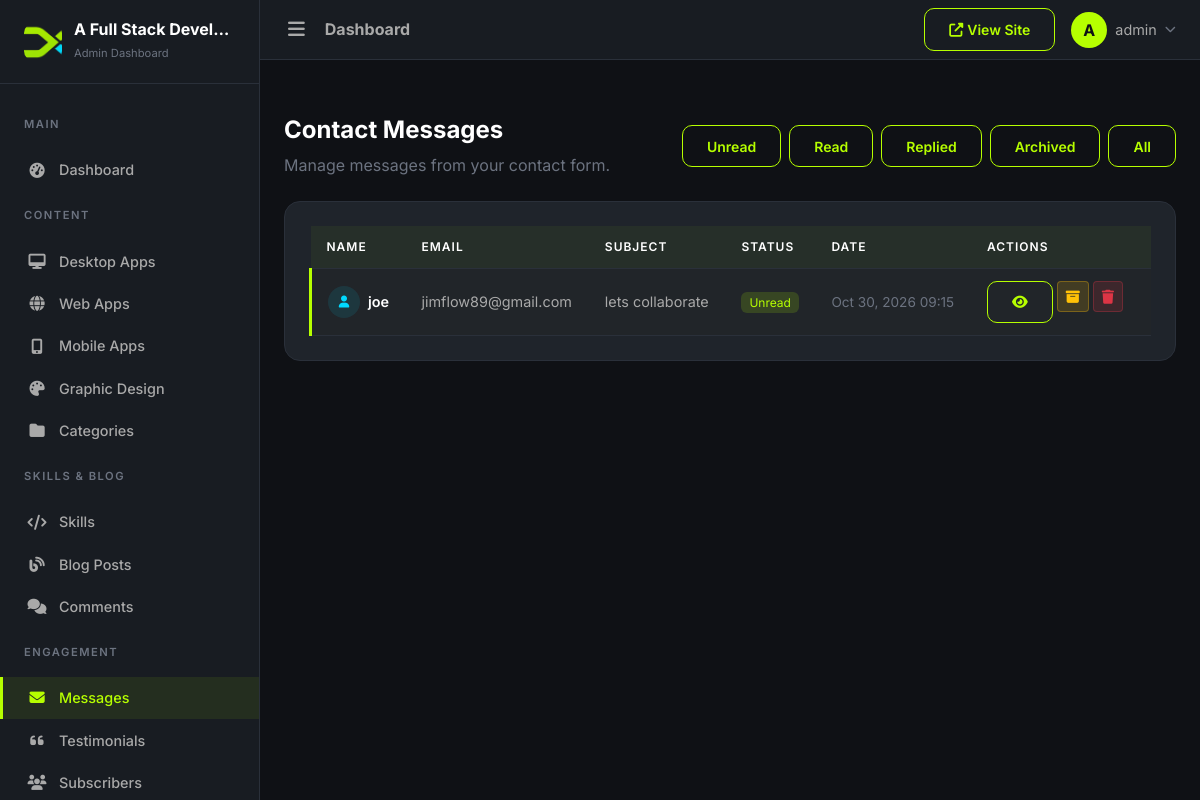
/dashboard/messages/ (signed in), run on the app's committed database.
### apps/core/models.py (models this page shows, shortened)
class SiteSettings(models.Model):
    site_name = models.CharField(max_length=200, default='DevPortfolio')
    site_tagline = models.CharField(max_length=300, blank=True)
    logo = models.ImageField(upload_to='uploads/site/', blank=True, null=True)
    favicon = models.ImageField(upload_to='uploads/site/', blank=True, null=True)
    hero_title = models.CharField(max_length=300, blank=True)
    hero_subtitle = models.TextField(blank=True)
    hero_cta_text = models.CharField(max_length=100, default='View Portfolio')
    hero_cta_url = models.CharField(max_length=300, default='/portfolio/')
    about_image = models.ImageField(upload_to='uploads/site/', blank=True, null=True)
    footer_text = models.TextField(blank=True)
    meta_title = models.CharField(max_length=200, blank=True)
    meta_description = models.TextField(blank=True)
    meta_keywords = models.TextField(blank=True)
    og_image = models.ImageField(upload_to='uploads/site/', blank=True, null=True)
    google_analytics_code = models.TextField(blank=True)
    email = models.EmailField(blank=True)
    phone = models.CharField(max_length=20, blank=True)
    address = models.TextField(blank=True)
    github_url = models.URLField(blank=True)
    linkedin_url = models.URLField(blank=True)
    twitter_url = models.URLField(blank=True)
    youtube_url = models.URLField(blank=True)
    facebook_url = models.URLField(blank=True)
    instagram_url = models.URLField(blank=True)
    updated_at = models.DateTimeField(auto_now=True)
    class Meta:
        verbose_name = 'Site Settings'
        verbose_name_plural = 'Site Settings'
    @classmethod
    def load(cls):
        obj, created = cls.objects.get_or_create(pk=1)
        return obj

### apps/accounts/models.py (models this page shows, shortened)
class User(AbstractUser):
    email = models.EmailField(unique=True)
    bio = models.TextField(blank=True)
    avatar = models.ImageField(upload_to='avatars/', blank=True, null=True)
    job_title = models.CharField(max_length=200, blank=True)
    phone = models.CharField(max_length=20, blank=True)
    location = models.CharField(max_length=200, blank=True)
    website = models.URLField(blank=True)
    github = models.URLField(blank=True)
    linkedin = models.URLField(blank=True)
    twitter = models.URLField(blank=True)
    class Meta:
        verbose_name = 'User'
        verbose_name_plural = 'Users'

### apps/contact/models.py (models this page shows, shortened)
class ContactMessage(models.Model):
    STATUS_CHOICES = [
        ('unread', 'Unread'),
        ('read', 'Read'),
        ('replied', 'Replied'),
        ('archived', 'Archived'),
    ]
    name = models.CharField(max_length=100)
    email = models.EmailField()
    subject = models.CharField(max_length=300)
    message = models.TextField()
    status = models.CharField(max_length=20, choices=STATUS_CHOICES, default='unread')
    ip_address = models.GenericIPAddressField(blank=True, null=True)
    created_at = models.DateTimeField(auto_now_add=True)
    updated_at = models.DateTimeField(auto_now=True)
    class Meta:
        ordering = ['-created_at']
        verbose_name = 'Contact Message'
        verbose_name_plural = 'Contact Messages'

### apps/dashboard/views.py (the view)
# urls.py: path('messages/', views.MessageListView.as_view(), name='message_list'),
class MessageListView(DashboardLoginRequiredMixin, ListView):
    model = ContactMessage
    template_name = 'dashboard/message_list.html'
    context_object_name = 'messages_list'
    paginate_by = 20
    def get_queryset(self):
        qs = ContactMessage.objects.all()
        status = self.request.GET.get('status')
        if status:
            qs = qs.filter(status=status)
        return qs

### templates/dashboard/message_list.html (shortened to what this page needs)
{% extends 'dashboard/base_dashboard.html' %}
{% load humanize %}
{% block content %}
<div class="page-section">
    <div class="d-flex justify-content-between align-items-center mb-4">
        <div>
            <h4 class="page-title">Contact Messages</h4>
            <p style="color:var(--text-dim);margin:0;">Manage messages from your contact form.</p>
        </div>
        <div class="d-flex gap-2">
            <a href="?status=unread" class="btn btn-sm {% if status_filter == 'unread' %}btn-accent{% else %}btn-outline-accent{% endif %}">Unread</a>
            <a href="?status=read" class="btn btn-sm {% if status_filter == 'read' %}btn-accent{% else %}btn-outline-accent{% endif %}">Read</a>
            <a href="?status=replied" class="btn btn-sm {% if status_filter == 'replied' %}btn-accent{% else %}btn-outline-accent{% endif %}">Replied</a>
            <a href="?status=archived" class="btn btn-sm {% if status_filter == 'archived' %}btn-accent{% else %}btn-outline-accent{% endif %}">Archived</a>
            <a href="{% url 'dashboard:message_list' %}" class="btn btn-sm btn-outline-accent">All</a>
        </div>
    </div>
    <div class="dashboard-card">
        <div class="table-responsive">
            <table class="table table-dashboard mb-0">
                <thead>
                    <tr>
                        <th>Name</th>
                        <th>Email</th>
                        <th>Subject</th>
                        <th>Status</th>
                        <th>Date</th>
                        <th style="width:180px;">Actions</th>
                    </tr>
                </thead>
                <tbody>
                    {% for message in messages_list %}
                    <tr style="{% if message.status == 'unread' %}border-left:3px solid var(--accent);{% endif %}">
                        <td>
                            <div class="d-flex align-items-center gap-2">
                                <div style="width:32px;height:32px;border-radius:50%;background:rgba(0,217,255,0.1);display:flex;align-items:center;justify-content:center;flex-shrink:0;">
                                    <i class="fas fa-user" style="color:var(--accent-secondary);font-size:0.75rem;"></i>
                                </div>
                                <span style="font-weight:600;">{{ message.name }}</span>
                            </div>
                        </td>
                        <td style="color:var(--text-muted);">{{ message.email }}</td>
                        <td style="color:var(--text-muted);max-width:250px;white-space:nowrap;overflow:hidden;text-overflow:ellipsis;">{{ message.subject }}</td>
                        <td>
                            {% if message.status == 'unread' %}
                            <span style="background:rgba(182,255,0,0.15);color:var(--accent);padding:3px 8px;border-radius:6px;font-size:0.75rem;">Unread</span>
                            {% elif message.status == 'read' %}
                            <span style="background:rgba(0,217,255,0.15);color:var(--accent-secondary);padding:3px 8px;border-radius:6px;font-size:0.75rem;">Read</span>
                            {% elif message.status == 'replied' %}
                            <span style="background:rgba(40,167,69,0.15);color:#28a745;padding:3px 8px;border-radius:6px;font-size:0.75rem;">Replied</span>
                            {% else %}
                            <span style="background:rgba(255,193,7,0.15);color:#ffc107;padding:3px 8px;border-radius:6px;font-size:0.75rem;">Archived</span>
                            {% endif %}
                        </td>
                        <td style="color:var(--text-dim);font-size:0.85rem;">{{ message.created_at|date:"M d, Y H:i" }}</td>
                        <td>
                            <div class="d-flex gap-1">
                                <a href="{% url 'dashboard:message_detail' pk=message.pk %}" class="btn btn-outline-accent btn-sm" title="View">
                                    <i class="fas fa-eye"></i>
                                </a>
                                <form method="post" action="{% url 'dashboard:message_action' pk=message.pk %}" style="display:inline;">
                                    <button type="submit" class="btn btn-sm" style="background:rgba(255,193,7,0.15);color:#ffc107;border:1px solid rgba(255,193,7,0.3);" title="Archive">
                                        <i class="fas fa-archive"></i>
                                    </button>
                                </form>
                                <form method="post" action="{% url 'dashboard:message_action' pk=message.pk %}" style="display:inline;">
                                    <button type="submit" class="btn btn-sm" style="background:rgba(220,53,69,0.15);color:#dc3545;border:1px solid rgba(220,53,69,0.3);" title="Delete" onclick="return confirm('Delete this message?');">
                                        <i class="fas fa-trash"></i>
                                    </button>
                                </form>
                            </div>
                        </td>
                    </tr>
                    {% endfor %}
                </tbody>
            </table>
        </div>
    </div>
</div>
{% endblock %}

### templates/dashboard/includes/sidebar.html (shortened to what this page needs)
<nav class="sidebar" id="sidebar">
    <div class="sidebar-brand">
        {% if site_settings.logo %}
        <img src="{{ site_settings.logo.url }}" alt="{{ site_settings.site_name }}" style="width:38px;height:38px;border-radius:10px;object-fit:cover;">
        {% else %}
        <div class="brand-icon"><span>D</span></div>
        {% endif %}
        <div>
            <h5>{{ site_settings.site_name|default:'DevPortfolio' }}</h5>
            <small>Admin Dashboard</small>
        </div>
    </div>
    <div class="sidebar-nav">
        <div class="nav-section">
            <div class="nav-section-title">Main</div>
        </div>
        <a href="{% url 'dashboard:dashboard_home' %}" class="nav-link {% if request.resolver_match.url_name == 'dashboard_home' %}active{% endif %}">
            <i class="fas fa-tachometer-alt"></i> Dashboard
        </a>
        <div class="nav-section">
            <div class="nav-section-title">Content</div>
        </div>
        <a href="{% url 'dashboard:app_list' %}" class="nav-link {% if '/dashboard/desktop-apps/' in request.path %}active{% endif %}">
            <i class="fas fa-desktop"></i> Desktop Apps
        </a>
        <a href="{% url 'dashboard:project_list' %}" class="nav-link {% if '/dashboard/web-apps/' in request.path %}active{% endif %}">
            <i class="fas fa-globe"></i> Web Apps
        </a>
        <a href="{% url 'dashboard:mobile_app_list' %}" class="nav-link {% if '/dashboard/mobile-apps/' in request.path %}active{% endif %}">
            <i class="fas fa-mobile-alt"></i> Mobile Apps
        </a>
        <a href="{% url 'dashboard:design_list' %}" class="nav-link {% if '/dashboard/graphic-design/' in request.path %}active{% endif %}">
            <i class="fas fa-palette"></i> Graphic Design
        </a>
        <a href="{% url 'dashboard:category_list' %}" class="nav-link {% if 'category' in request.resolver_match.url_name %}active{% endif %}">
            <i class="fas fa-folder"></i> Categories
        </a>
        <div class="nav-section">
            <div class="nav-section-title">Skills & Blog</div>
        </div>
        <a href="{% url 'dashboard:skill_list' %}" class="nav-link {% if 'skill' in request.resolver_match.url_name %}active{% endif %}">
            <i class="fas fa-code"></i> Skills
        </a>
        <a href="{% url 'dashboard:blog_list' %}" class="nav-link {% if 'blog' in request.resolver_match.url_name and 'comment' not in request.resolver_match.url_name %}active{% endif %}">
            <i class="fas fa-blog"></i> Blog Posts
        </a>
        <a href="{% url 'dashboard:comment_list' %}" class="nav-link {% if 'comment' in request.resolver_match.url_name %}active{% endif %}">
            <i class="fas fa-comments"></i> Comments
        </a>
        <div class="nav-section">
            <div class="nav-section-title">Engagement</div>
        </div>
        <a href="{% url 'dashboard:message_list' %}" class="nav-link {% if 'message' in request.resolver_match.url_name %}active{% endif %}">
            <i class="fas fa-envelope"></i> Messages
        </a>
        <a href="{% url 'dashboard:testimonial_list' %}" class="nav-link {% if 'testimonial' in request.resolver_match.url_name %}active{% endif %}">
            <i class="fas fa-quote-left"></i> Testimonials
        </a>
        <a href="{% url 'dashboard:subscriber_list' %}" class="nav-link {% if 'subscriber' in request.resolver_match.url_name %}active{% endif %}">
            <i class="fas fa-users"></i> Subscribers
        </a>
    </div>
</nav>

### templates/dashboard/includes/topbar.html (shortened to what this page needs)
<header class="topbar">
    <div class="d-flex align-items-center gap-3">
        <button class="sidebar-toggler">
            <i class="fas fa-bars"></i>
        </button>
        <h6 class="mb-0 fw-bold" style="color:var(--text-muted);">{% block topbar_title %}Dashboard{% endblock %}</h6>
    </div>
    <div class="d-flex align-items-center gap-2 gap-sm-3">
        <a href="{% url 'core:home' %}" class="btn btn-sm btn-outline-accent flex-shrink-0" target="_blank" rel="noopener" aria-label="View Site">
            <i class="fas fa-external-link-alt"></i><span class="d-none d-sm-inline ms-1">View Site</span>
        </a>
        <div class="dropdown flex-shrink-0">
            <a class="d-flex align-items-center gap-2 text-decoration-none" href="#" data-bs-toggle="dropdown" aria-label="Account menu">
                <div style="width:36px;height:36px;border-radius:50%;background:var(--accent);display:flex;align-items:center;justify-content:center;flex-shrink:0;">
                    <span style="color:var(--bg-primary);font-weight:700;">{{ request.user.first_name.0|default:request.user.username.0|upper }}</span>
                </div>
                <span class="d-none d-md-inline" style="color:var(--text-muted);font-size:0.9rem;">{{ request.user.get_short_name|default:request.user.username }}</span>
                <i class="fas fa-chevron-down d-none d-md-inline" style="font-size:0.7rem;color:var(--text-dim);"></i>
            </a>
        </div>
    </div>
</header>

### data on the page
SiteSettings: logo (picture), site_name "A Full Stack Devel…"
User: user.first_name.0 "A", user.get_short_name "admin"
ContactMessage: name "joe", email "jimflow89@gmail.com", subject "lets collaborate", status "Unread", created_at "Oct 30, 2026 09:15"
